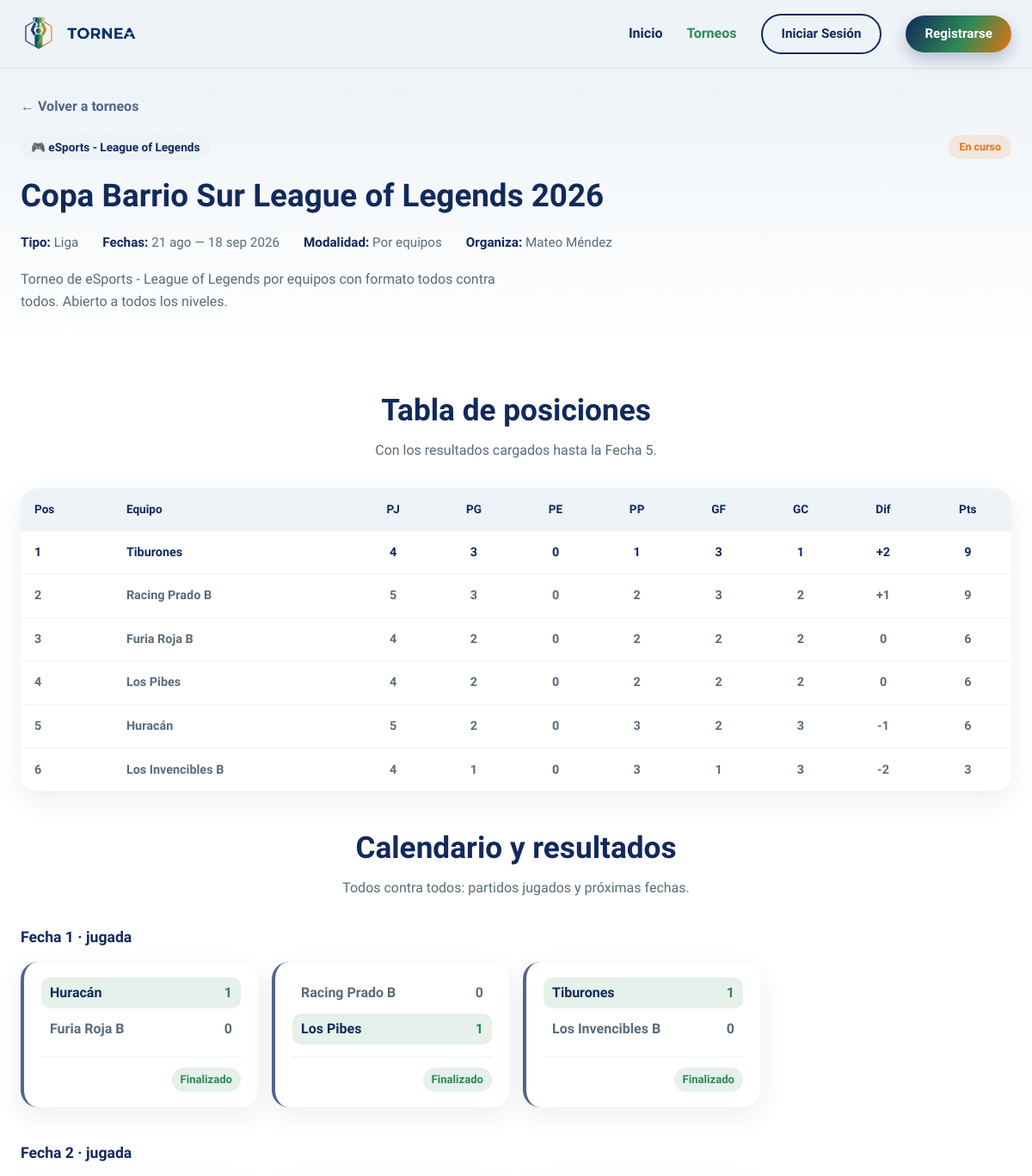
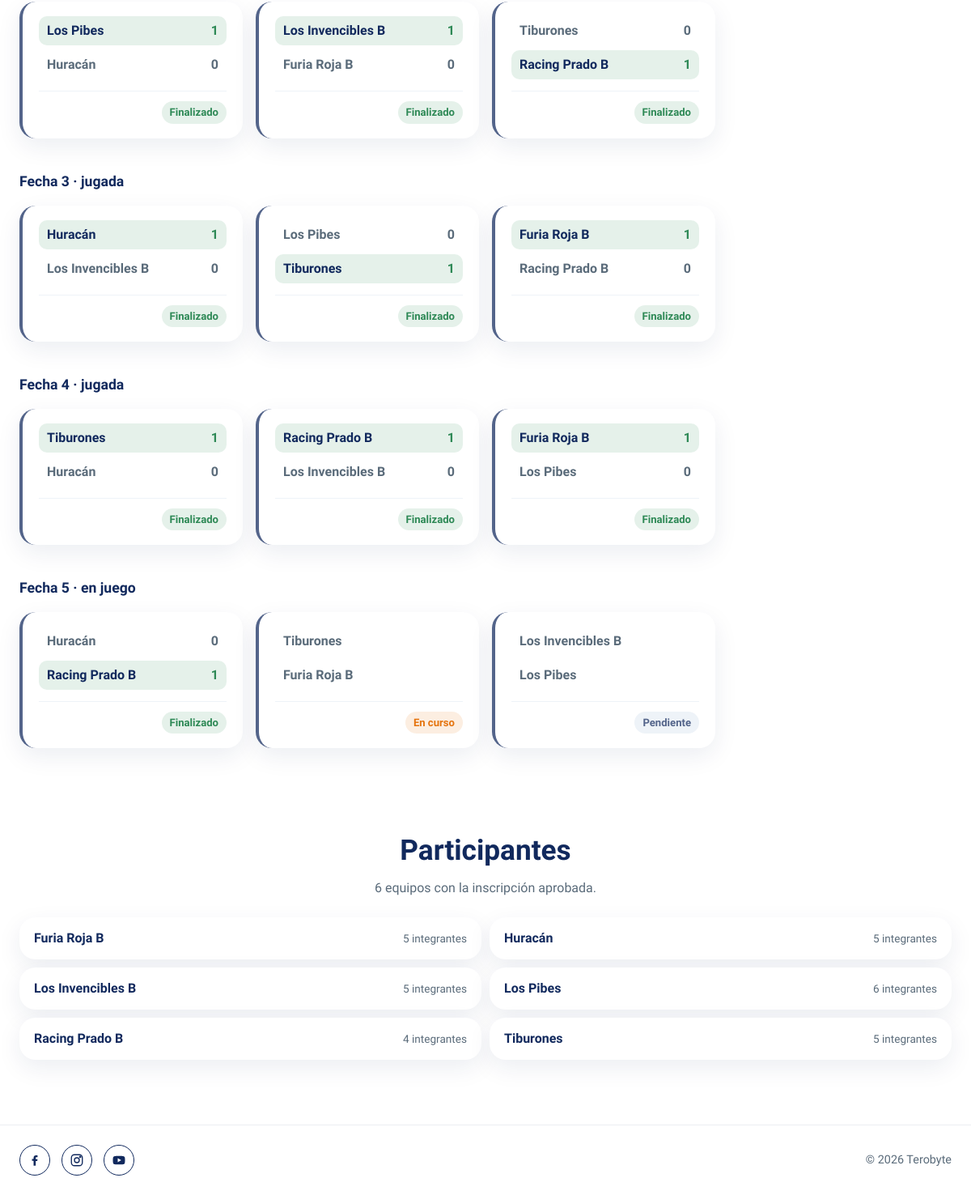
Page /app/views/torneo-detalle.php?id=34 on the committed database (2 pictures, top to bottom).
### tables this page shows
CREATE TABLE torneos (
  id INT AUTO_INCREMENT PRIMARY KEY,
  nombre VARCHAR(150) NOT NULL,
  descripcion TEXT,
  deporte VARCHAR(100),
  tipo ENUM('liga','eliminacion','suizo') NOT NULL,
  modalidad ENUM('individual','equipo') NOT NULL DEFAULT 'individual',
  fecha_inicio DATE,
  fecha_fin DATE,
  estado ENUM('borrador','publicado','en_curso','finalizado') DEFAULT 'borrador',
  created_at TIMESTAMP DEFAULT CURRENT_TIMESTAMP
);

CREATE TABLE rondas (
  id INT AUTO_INCREMENT PRIMARY KEY,
  torneo_id INT NOT NULL,
  numero INT NOT NULL,
  estado ENUM('pendiente','en_curso','finalizada') DEFAULT 'pendiente',
  FOREIGN KEY (torneo_id) REFERENCES torneos(id) ON DELETE CASCADE
);

CREATE TABLE resultados (
  id INT AUTO_INCREMENT PRIMARY KEY,
  enfrentamiento_id INT NOT NULL UNIQUE,
  score_local INT DEFAULT 0,
  score_visitante INT DEFAULT 0,
  registrado_por INT,
  created_at TIMESTAMP DEFAULT CURRENT_TIMESTAMP,
  FOREIGN KEY (enfrentamiento_id) REFERENCES enfrentamientos(id) ON DELETE CASCADE,
  FOREIGN KEY (registrado_por) REFERENCES usuarios(id) ON DELETE SET NULL
);

CREATE TABLE enfrentamientos (
  id INT AUTO_INCREMENT PRIMARY KEY,
  ronda_id INT NOT NULL,
  participante_local_id INT,
  participante_visitante_id INT,
  estado ENUM('pendiente','en_curso','finalizado') DEFAULT 'pendiente',
  FOREIGN KEY (ronda_id) REFERENCES rondas(id) ON DELETE CASCADE,
  FOREIGN KEY (participante_local_id) REFERENCES participantes(id) ON DELETE SET NULL,
  FOREIGN KEY (participante_visitante_id) REFERENCES participantes(id) ON DELETE SET NULL
);

CREATE TABLE participantes (
  id INT AUTO_INCREMENT PRIMARY KEY,
  torneo_id INT NOT NULL,
  usuario_id INT,
  equipo_id INT,
  tipo ENUM('individual','equipo') NOT NULL,
  estado ENUM('pendiente','aprobado','rechazado') DEFAULT 'pendiente',
  created_at TIMESTAMP DEFAULT CURRENT_TIMESTAMP,
  FOREIGN KEY (torneo_id) REFERENCES torneos(id) ON DELETE CASCADE,
  FOREIGN KEY (usuario_id) REFERENCES usuarios(id) ON DELETE SET NULL,
  FOREIGN KEY (equipo_id) REFERENCES equipos(id) ON DELETE SET NULL,
   
   
  UNIQUE KEY uq_participante_usuario (torneo_id, usuario_id),
  UNIQUE KEY uq_participante_equipo (torneo_id, equipo_id)
);

### app/views/partials/match-card.php (the view, shortened to what the rows shown need)
<?php
$es_libre = $en && $en['participante_visitante_id'] === null;
$tiene_resultado = $en && $en['score_local'] !== null;
$gana_local = ($tiene_resultado && $en['score_local'] > $en['score_visitante'])
    || ($es_libre && $torneo['tipo'] !== 'liga');
$gana_visitante = $tiene_resultado && $en['score_visitante'] > $en['score_local'];
$estado_en = $en ? $en['estado'] : 'pendiente';
$cargar_resultado = !empty($editable) && $en && !$es_libre;
?>
<article class="match-card<?= !empty($es_final) ? ' match-card-final' : '' ?><?= $es_libre ? ' match-card-libre' : '' ?>"<?= $en ? ' id="partido-' . (int) $en['id'] . '"' : '' ?>>
  <div class="match-teams">
    <?php foreach (['local' => $gana_local, 'visitante' => $gana_visitante] as $lado => $gana): ?>
      <?php $nombre = !$en ? 'Por definir' : ($lado === 'visitante' && $es_libre ? 'Libre' : $en[$lado]); ?>
      <div class="match-team<?= $gana ? ' match-team-ganador' : '' ?><?= $lado === 'visitante' && $es_libre ? ' match-team-libre' : '' ?>">
        <span class="match-team-nombre"><?= e($nombre) ?></span>
        <?php if ($cargar_resultado): ?>
          <input type="number" class="match-score-input" name="score_<?= $lado ?>" min="0" max="999" required
                 value="<?= $tiene_resultado ? (int) $en['score_' . $lado] : '' ?>"
                 aria-label="Resultado de <?= e($nombre) ?>" />
        <?php elseif ($tiene_resultado): ?>
          <span class="match-team-score"><?= (int) $en['score_' . $lado] ?></span>
        <?php endif; ?>
      </div>
    <?php endforeach; ?>
  </div>
  <div class="match-meta">
    <?php if ($cargar_resultado): ?>
      <button type="submit" class="btn btn-outline match-guardar"><?= $tiene_resultado ? 'Corregir' : 'Guardar' ?></button>
    <?php elseif (!$es_libre): ?>
      <span class="match-estado match-estado-<?= str_replace('_', '-', $estado_en) ?>"><?= etiquetaEstadoPartido($estado_en) ?></span>
    <?php endif; ?>
  </div>
</article>

### app/views/torneo-detalle.php (shortened to what the rows shown need)
<?php
require_once __DIR__ . '/../models/torneo.php';
require_once __DIR__ . '/../models/ronda.php';
$modelo = new Torneo();
$modelo->actualizarEstadosPorFecha();
$id = (int) ($_GET['id'] ?? 0);
$torneo = $modelo->buscarPorId($id);
$usuario_id = $_SESSION['usuario']['id'] ?? 0;
$puede_gestionar = $torneo && $modelo->puedeGestionar($id, $usuario_id);
$gestiona_como_admin = $puede_gestionar && !$modelo->esOrganizador($id, $usuario_id);
if ($torneo && $torneo['estado'] === 'borrador' && !$gestiona_como_admin) {
    $volver = ['url' => '/tornea/app/views/perfil.php', 'texto' => 'Volver a mis torneos'];
} else {
    $volver = ['url' => '/tornea/app/views/torneos.php', 'texto' => 'Volver a torneos'];
}
if (!$torneo) {
    http_response_code(404);
} else {
    $organizadores = $modelo->listarOrganizadores($id);
    $participantes = $modelo->listarParticipantes($id);
    $rondas = $modelo->listarRondas($id);
    $es_por_equipos = $torneo['modalidad'] === 'equipo';
    $modalidad = $es_por_equipos ? 'Por equipos' : 'Individual';
    $prefijo_ronda = $torneo['tipo'] === 'liga' ? 'Fecha' : 'Ronda';
    $mensajes = [
        'borrador' => 'El torneo todavía es un borrador: publicalo para abrir la inscripción.',
        'publicado' => 'Las rondas se generan cuando arranca el torneo.',
        'en_curso' => 'Todavía no se generaron las rondas.',
        'finalizado' => 'Este torneo no tiene rondas registradas.',
    ];
    $mensaje_sin_rondas = $mensajes[$torneo['estado']];
    $puede_cargar = $puede_gestionar && $torneo['estado'] === 'en_curso';
    if ($torneo['tipo'] === 'eliminacion') {
        $llave = [];
        $total_rondas = count($participantes) >= 2 ? (int) ceil(log(count($participantes), 2)) : count($rondas);
        for ($k = 1; $k <= max($total_rondas, count($rondas)); $k++) {
            if (isset($rondas[$k - 1])) {
                $enfrentamientos = $rondas[$k - 1]['enfrentamientos'];
                $estado_ronda = $rondas[$k - 1]['estado'];
            } else {
                $enfrentamientos = array_fill(0, (int) pow(2, $total_rondas - $k), null);
                $estado_ronda = 'pendiente';
            }
            $llave[] = ['cruces' => count($enfrentamientos), 'estado' => $estado_ronda, 'enfrentamientos' => $enfrentamientos];
        }
        $campeon = null;
        $ultima = end($llave);
        if ($ultima && $ultima['cruces'] === 1 && $ultima['enfrentamientos'][0]) {
            $final = $ultima['enfrentamientos'][0];
            if ($final['score_local'] !== null && $final['score_local'] != $final['score_visitante']) {
                $campeon = $final['score_local'] > $final['score_visitante'] ? $final['local'] : $final['visitante'];
            }
        }
    } else {
        $posiciones = $modelo->listarPosiciones($id);
        $campeon = null;
        $empatados = [];
        $ultima_jugada = null;
        foreach ($rondas as $r) {
            foreach ($r['enfrentamientos'] as $en) {
                if ($en['score_local'] !== null) {
                    $ultima_jugada = $r['numero'];
                }
            }
        }
    }
}
?>
<!DOCTYPE html>
<html lang="es">
<head>
  <link rel="stylesheet" href="/tornea/css/style.css?v=5" />
  <link rel="stylesheet" href="/tornea/css/torneos.css?v=3" />
  <link rel="stylesheet" href="/tornea/css/torneo-detalle.css?v=8" />
  <link rel="stylesheet" href="/tornea/css/auth.css?v=3" />
  <link rel="stylesheet" href="/tornea/css/equipos.css?v=2" />
</head>
<body>
  <?php $pagina_actual = 'torneos'; include __DIR__ . '/partials/header.php'; ?>
  <main>
    <section class="torneo-detalle-hero">
      <div class="container">
        <a href="<?= $volver['url'] ?>" class="volver-link">← <?= $volver['texto'] ?></a>
        <?php if (!$torneo): ?>
          <h1 class="torneo-detalle-nombre">Torneo no encontrado</h1>
          <p class="torneo-detalle-descripcion">El torneo que buscás no existe o todavía no fue publicado.</p>
        <?php else: ?>
          <div class="torneo-detalle-top">
            <span class="torneo-badge"><?= iconoDeporte($torneo['deporte']) ?> <?= e($torneo['deporte']) ?></span>
            <span class="torneo-estado <?= claseEstado($torneo['estado']) ?>"><?= etiquetaEstado($torneo['estado']) ?></span>
          </div>
          <h1 class="torneo-detalle-nombre"><?= e($torneo['nombre']) ?></h1>
          <ul class="torneo-detalle-datos">
            <li><strong>Tipo:</strong> <?= etiquetaTipo($torneo['tipo']) ?></li>
            <li><strong>Fechas:</strong> <?= formatearFechas($torneo['fecha_inicio'], $torneo['fecha_fin']) ?></li>
            <li><strong>Modalidad:</strong> <?= $modalidad ?></li>
            <li><strong>Organiza:</strong> <?= e(implode(', ', array_column($organizadores, 'nombre'))) ?></li>
          </ul>
          <?php if (trim((string) $torneo['descripcion']) !== ''): ?>
            <p class="torneo-detalle-descripcion"><?= nl2br(e($torneo['descripcion'])) ?></p>
          <?php endif; ?>
        <?php endif; ?>
      </div>
    </section>
    <?php if ($torneo): ?>
      <?php if ($torneo['tipo'] === 'eliminacion'): ?>
        <section class="bracket-section">
          <div class="container">
            <h2 class="section-title">Llaves del torneo</h2>
            <?php if ($campeon): ?>
              <p class="section-subtitle">🏆 Campeón: <strong><?= e($campeon) ?></strong></p>
            <?php elseif ($rondas): ?>
              <p class="section-subtitle">Resultado y estado de cada cruce, ronda por ronda.</p>
            <?php endif; ?>
            <?php if ($llave): ?>
              <div class="bracket">
                <?php foreach ($llave as $ronda): ?>
                  <div class="bracket-round">
                    <h3 class="bracket-round-title"><?= nombreRondaEliminacion($ronda['cruces']) ?></h3>
                    <div class="bracket-matches">
                      <?php $es_final = $ronda['cruces'] === 1; ?>
                      <?php $editable = $puede_cargar && $ronda['estado'] === 'en_curso'; ?>
                      <?php foreach ($ronda['enfrentamientos'] as $en): ?>
                        <?php include __DIR__ . '/partials/match-card.php'; ?>
                      <?php endforeach; ?>
                      <?php $es_final = false; $editable = false; ?>
                    </div>
                  </div>
                <?php endforeach; ?>
              </div>
            <?php else: ?>
              <p class="detalle-vacio"><?= $mensaje_sin_rondas ?></p>
            <?php endif; ?>
          </div>
        </section>
      <?php else: ?>
        <section class="posiciones-section">
          <div class="container">
            <h2 class="section-title"><?= $torneo['tipo'] === 'liga' ? 'Tabla de posiciones' : 'Clasificación' ?></h2>
            <?php if ($campeon): ?>
              <p class="section-subtitle">🏆 Campeón: <strong><?= e($campeon) ?></strong></p>
            <?php elseif ($empatados): ?>
              <p class="section-subtitle">🤝 Empate en el 1.º puesto: <strong><?= e(listaConY($empatados)) ?></strong></p>
            <?php elseif ($ultima_jugada): ?>
              <p class="section-subtitle">Con los resultados cargados hasta la <?= $prefijo_ronda ?> <?= $ultima_jugada ?>.</p>
            <?php endif; ?>
            <?php if ($posiciones): ?>
              <div class="tabla-posiciones-wrap">
                <table class="tabla-posiciones">
                  <thead>
                    <tr>
                      <th>Pos</th>
                      <th><?= $es_por_equipos ? 'Equipo' : 'Jugador' ?></th>
                      <th>PJ</th>
                      <th>PG</th>
                      <th>PE</th>
                      <th>PP</th>
                      <th title="Goles o tantos a favor">GF</th>
                      <th title="Goles o tantos en contra">GC</th>
                      <th title="Diferencia: a favor menos en contra">Dif</th>
                      <th>Pts</th>
                    </tr>
                  </thead>
                </table>
              </div>
            <?php else: ?>
              <p class="detalle-vacio"><?= $mensaje_sin_rondas ?></p>
            <?php endif; ?>
          </div>
        </section>
        <?php if ($rondas): ?>
          <section class="calendario-section">
            <div class="container">
              <h2 class="section-title"><?= $torneo['tipo'] === 'liga' ? 'Calendario y resultados' : 'Emparejamientos' ?></h2>
              <div class="calendario-fechas">
                <?php foreach ($rondas as $ronda): ?>
                  <div class="fecha-grupo" id="ronda-<?= (int) $ronda['numero'] ?>">
                    <h3 class="bracket-round-title"><?= etiquetaRonda($prefijo_ronda, $ronda['numero'], $ronda['estado']) ?></h3>
                    <div class="bracket-matches">
                      <?php $editable = $puede_cargar && $ronda['estado'] === 'en_curso'; ?>
                      <?php foreach ($ronda['enfrentamientos'] as $en): ?>
                        <?php include __DIR__ . '/partials/match-card.php'; ?>
                      <?php endforeach; ?>
                    </div>
                  </div>
                <?php endforeach; ?>
              </div>
            </div>
          </section>
        <?php endif; ?>
      <?php endif; ?>
      <section class="participantes-section">
        <div class="container">
          <h2 class="section-title">Participantes</h2>
          <?php if ($participantes): ?>
            <ul class="participantes-lista">
              <?php foreach ($participantes as $p): ?>
                <li class="participante-item">
                  <span class="participante-nombre"><?= e($p['nombre']) ?></span>
                  <?php if ($p['tipo'] === 'equipo'): ?>
                    <span class="participante-extra"><?= (int) $p['miembros'] ?> integrantes</span>
                  <?php endif; ?>
                </li>
              <?php endforeach; ?>
            </ul>
          <?php else: ?>
            <p class="detalle-vacio">Todavía no hay participantes aprobados.</p>
          <?php endif; ?>
        </div>
      </section>
    <?php endif; ?>
  </main>
</body>
</html>

### rows in the picture
torneos: deporte "🎮", deporte "eSports - League of Legends", estado "En curso", nombre "Copa Barrio Sur League of Legends 2026", tipo "Liga", fecha_inicio+fecha_fin "21 ago — 18 sep 2026", modalidad "Por equipos", descripcion "Torneo de eSports - League of Legends por equipos con formato todos contra todos. Abierto a todos los niveles.", tipo "Fecha", tipo "Fecha 1 · jugada", tipo "Fecha 2 · jugada", tipo "Fecha 3 · jugada", tipo "Fecha 4 · jugada", tipo "Fecha 5 · en juego"
rondas: nombre "Huracán", resultados.score_local "1", nombre "Furia Roja B", resultados.score_visitante "0", enfrentamientos.estado "Finalizado", nombre "Racing Prado B", resultados.score_local "0", nombre "Los Pibes", resultados.score_visitante "1", nombre "Tiburones", nombre "Los Invencibles B"
rondas: nombre "Los Pibes", resultados.score_local "1", nombre "Huracán", resultados.score_visitante "0", enfrentamientos.estado "Finalizado", nombre "Los Invencibles B", nombre "Furia Roja B", nombre "Tiburones", resultados.score_local "0", nombre "Racing Prado B", resultados.score_visitante "1"
rondas: nombre "Huracán", resultados.score_local "1", nombre "Los Invencibles B", resultados.score_visitante "0", enfrentamientos.estado "Finalizado", nombre "Los Pibes", resultados.score_local "0", nombre "Tiburones", resultados.score_visitante "1", nombre "Furia Roja B", nombre "Racing Prado B"
rondas: nombre "Tiburones", resultados.score_local "1", nombre "Huracán", resultados.score_visitante "0", enfrentamientos.estado "Finalizado", nombre "Racing Prado B", nombre "Los Invencibles B", nombre "Furia Roja B", nombre "Los Pibes"
rondas: nombre "Huracán", resultados.score_local "0", nombre "Racing Prado B", resultados.score_visitante "1", enfrentamientos.estado "Finalizado"
enfrentamientos: nombre "Tiburones", nombre "Furia Roja B", estado "En curso"
enfrentamientos: nombre "Los Invencibles B", nombre "Los Pibes", estado "Pendiente"
participantes: nombre "Furia Roja B", miembros "5"
participantes: nombre "Huracán", miembros "5"
participantes: nombre "Los Invencibles B", miembros "5"
participantes: nombre "Los Pibes", miembros "6"
participantes: nombre "Racing Prado B", miembros "4"
participantes: nombre "Tiburones", miembros "5"

### other values in the picture
$volver['texto'] "Volver a torneos"
implode(', ', array_column($organizadores, 'nombre')) "Mateo Méndez"
$ultima_jugada "5"
$fila['nombre'] "Tiburones"
$fila['pj'] "4"
$fila['pg'] "3"
$fila['pe'] "0"
$fila['pp'] "1"
$fila['gf'] "3"
$fila['gc'] "1"
$fila['dif'] "2"
$fila['puntos'] "9"
$fila['nombre'] "Racing Prado B"
$fila['pj'] "5"
$fila['pp'] "2"
